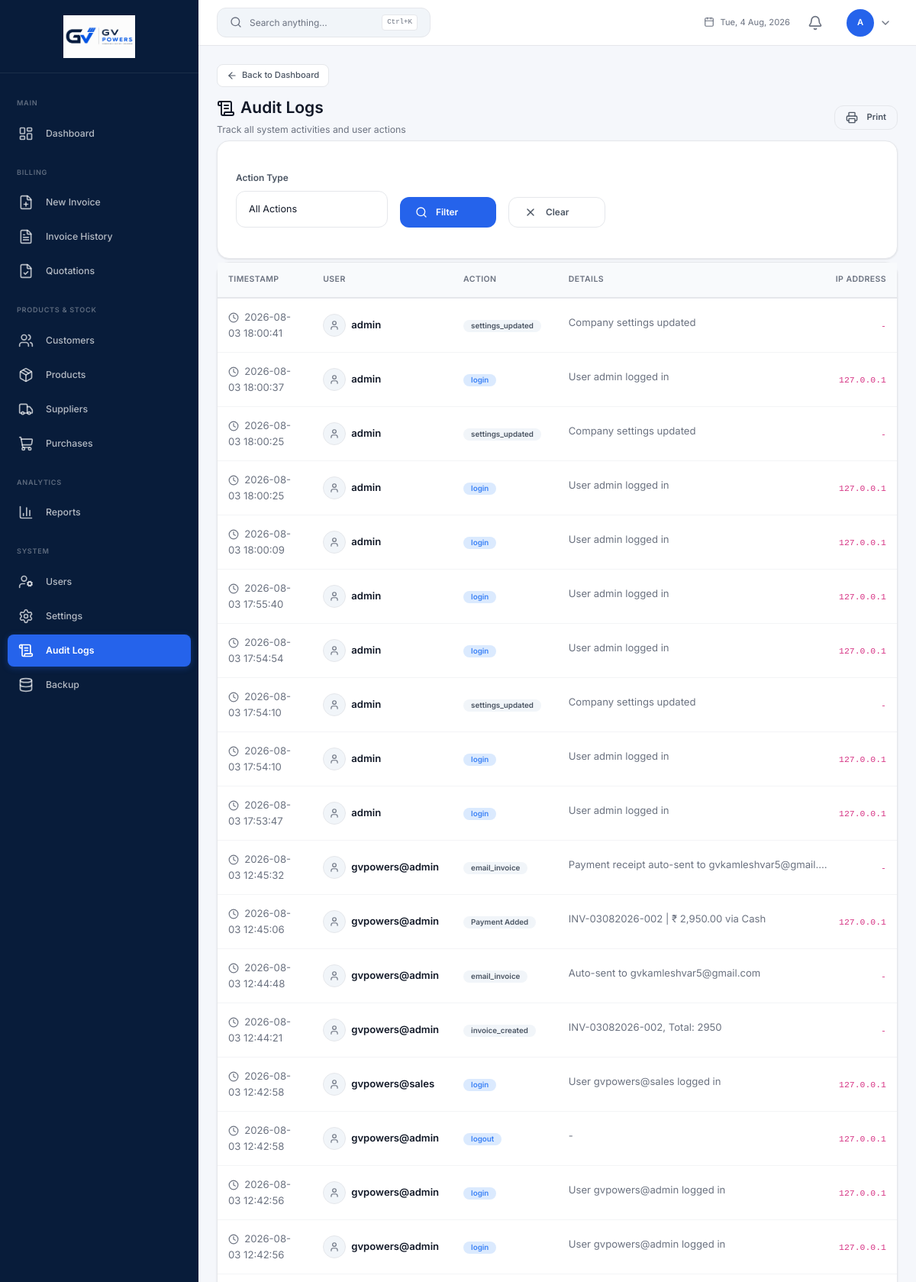
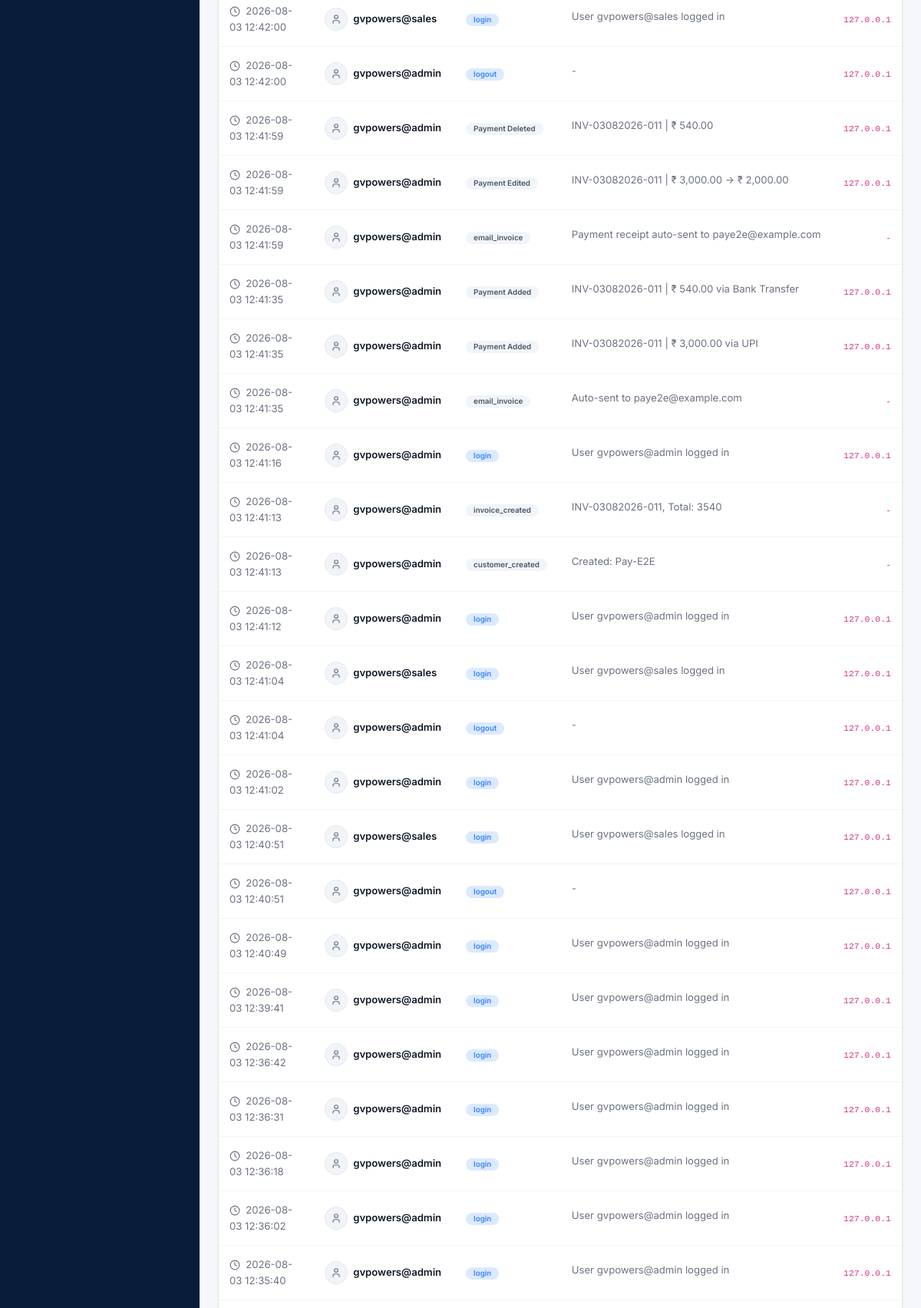
Screenshot of /audit-logs (signed in, upper part) with the database file from the repository (2 pictures, top to bottom).
### app.py (models this page shows, shortened)
class User(UserMixin, db.Model):
    __tablename__ = 'users'
    id = db.Column(db.Integer, primary_key=True)
    username = db.Column(db.String(80), unique=True, nullable=False)
    email = db.Column(db.String(120), unique=True, nullable=False)
    password_hash = db.Column(db.String(256), nullable=False)
    full_name = db.Column(db.String(120), nullable=False)
    role = db.Column(db.String(20), default='staff')
    is_active = db.Column(db.Boolean, default=True)
    last_login = db.Column(db.DateTime)
    created_at = db.Column(db.DateTime, default=datetime.utcnow)
    updated_at = db.Column(db.DateTime, default=datetime.utcnow, onupdate=datetime.utcnow)
    @property
    def is_admin(self): return self.role == 'admin'

class AuditLog(db.Model):
    __tablename__ = 'audit_logs'
    id = db.Column(db.Integer, primary_key=True)
    user_id = db.Column(db.Integer, db.ForeignKey('users.id'))
    action = db.Column(db.String(100), nullable=False)
    entity_type = db.Column(db.String(50))
    entity_id = db.Column(db.Integer)
    details = db.Column(db.Text)
    ip_address = db.Column(db.String(45))
    created_at = db.Column(db.DateTime, default=datetime.utcnow)
    user = db.relationship('User', backref='audit_logs')

### app.py (the view)
@app.route('/audit-logs')
@admin_required
def audit_logs():
    page = request.args.get('page', 1, type=int)
    action_filter = request.args.get('action', '').strip()
    q = AuditLog.query
    if action_filter:
        q = q.filter(AuditLog.action.ilike(f'%{action_filter}%'))
    return render_template('admin/audit_logs.html', logs=q.order_by(desc(AuditLog.created_at)).paginate(page=page, per_page=50), action_filter=action_filter)

### app.py (called while the page is built)
def admin_required(f):
    @wraps(f)
    def decorated(*args, **kwargs):
        if not current_user.is_authenticated: flash('Please log in.', 'warning'); return redirect(url_for('login'))
        if not current_user.is_admin: flash('Admin access required.', 'danger'); return redirect(url_for('index'))
        return f(*args, **kwargs)
    return decorated

@app.before_request
def enforce_role_permissions():
    if not current_user.is_authenticated:
        return
    if current_user.is_admin:
        return
    ep = request.endpoint or ''
    if ep in SALES_ENDPOINTS or ep.startswith('static'):
        return
    flash('You do not have permission to access this page.', 'danger')
    return redirect(url_for('dashboard'))

### templates/admin/audit_logs.html (shortened to what this page needs)
{% extends "layouts/admin_layout.html" %}
{% block back_link %}
<a href="{{ url_for('dashboard') }}" class="ih-back-link"><i data-lucide="arrow-left"></i> Back to Dashboard</a>
{% endblock %}
{% block content %}
<div class="d-flex justify-content-between align-items-center mb-4">
  <div>
    <h4 class="mb-1"><i data-lucide="scroll-text" class="me-2"></i>Audit Logs</h4>
    <small class="text-muted">Track all system activities and user actions</small>
  </div>
  <div class="d-flex gap-2">
    <button class="btn btn-outline-secondary btn-sm" onclick="window.print()">
      <i data-lucide="printer" class="me-1"></i> Print
    </button>
  </div>
</div>
<div class="card mb-4">
  <div class="card-body">
    <form method="GET" action="{{ url_for('audit_logs') }}">
      <div class="row g-3 align-items-end">
        <div class="col-md-3">
          <div class="form-group mb-0">
            <label class="form-label">Action Type</label>
            <select class="form-select" name="action">
              <option value="">All Actions</option>
            </select>
          </div>
        </div>
        <div class="col-md-2">
          <button type="submit" class="btn btn-primary w-100">
            <i data-lucide="search" class="me-1"></i> Filter
          </button>
        </div>
        <div class="col-md-2">
          <a href="{{ url_for('audit_logs') }}" class="btn btn-outline-secondary w-100">
            <i data-lucide="x" class="me-1"></i> Clear
          </a>
        </div>
      </div>
    </form>
  </div>
</div>
<div class="card">
  <div class="card-body p-0">
    <div class="table-responsive">
      <table class="table table-hover align-middle mb-0">
        <thead>
          <tr>
            <th class="ps-3">Timestamp</th>
            <th>User</th>
            <th>Action</th>
            <th>Details</th>
            <th class="text-end pe-3">IP Address</th>
          </tr>
        </thead>
        <tbody>
          {% set log_list = logs.items if logs.items is defined and logs.items else logs %}
          {% for log in log_list %}
          <tr>
            <td class="ps-3 text-muted">
              <i data-lucide="clock" style="width:14px;height:14px;" class="me-1"></i>
              {{ log.created_at.strftime('%Y-%m-%d %H:%M:%S') if log.created_at else '-' }}
            </td>
            <td>
              <div class="d-flex align-items-center">
                <div class="rounded-circle bg-gray d-flex align-items-center justify-content-center me-2" style="width:30px;height:30px;flex-shrink:0;border:1px solid var(--border-color);">
                  <i data-lucide="user" class="text-muted" style="width:14px;height:14px;"></i>
                </div>
                <span class="fw-semibold">{{ log.user.username if log.user else 'System' }}</span>
              </div>
            </td>
            <td>
              {% set action = log.action if log.action is defined else '' %}
              <span class="badge {{ 'badge-info' if action in ['create','Create'] else 'badge-warning' if action in ['update','Update','settings','Settings'] else 'badge-danger' if action in ['delete','Delete'] else 'badge-info' if action in ['login','Login','logout','Logout'] else 'badge-success' if action in ['export','Export','backup','Backup'] else 'badge-secondary' }}">
                {{ action }}
              </span>
            </td>
            <td class="text-muted" style="max-width:350px;">
              <span class="text-truncate d-inline-block" style="max-width:340px;">{{ log.details or '-' }}</span>
            </td>
            <td class="text-end pe-3 text-muted">
              <code>{{ log.ip_address or '-' }}</code>
            </td>
          </tr>
          {% endfor %}
        </tbody>
      </table>
    </div>
  </div>
</div>
{% endblock %}

### templates/layouts/admin_layout.html (shortened to what this page needs)
{% extends "base.html" %}
{% block body %}
<div class="app-wrapper">
    <aside class="sidebar" id="sidebar">
        <div class="sidebar-brand">
            <a href="{{ url_for('dashboard') }}" class="brand-icon-link">
                <img src="{{ url_for('static', filename='img/logo/img.png') }}" alt="GV Powers" class="brand-logo">
            </a>
        </div>
        <nav class="sidebar-nav">
            <div class="sidebar-section-title">Main</div>
            <a href="{{ url_for('dashboard') }}" class="nav-link {% if request.endpoint == 'dashboard' %}active{% endif %}" data-tooltip="Dashboard">
                <i data-lucide="layout-dashboard"></i>
                <span class="nav-text">Dashboard</span>
            </a>
            <div class="sidebar-section-title">Billing</div>
            <a href="{{ url_for('new_invoice') }}" class="nav-link {% if request.endpoint == 'new_invoice' %}active{% endif %}" data-tooltip="New Invoice">
                <i data-lucide="file-plus"></i>
                <span class="nav-text">New Invoice</span>
            </a>
            <a href="{{ url_for('invoice_history') }}" class="nav-link {% if request.endpoint == 'invoice_history' %}active{% endif %}" data-tooltip="Invoice History">
                <i data-lucide="file-text"></i>
                <span class="nav-text">Invoice History</span>
            </a>
            {% if current_user.is_admin %}
            <a href="{{ url_for('quotations_list') }}" class="nav-link {% if request.endpoint in ('quotations_list', 'new_quotation', 'quotation_preview') %}active{% endif %}" data-tooltip="Quotations">
                <i data-lucide="file-check"></i>
                <span class="nav-text">Quotations</span>
            </a>
            <div class="sidebar-section-title">Products &amp; Stock</div>
            <a href="{{ url_for('customers_list') }}" class="nav-link {% if request.endpoint in ('customers_list', 'customer_profile') %}active{% endif %}" data-tooltip="Customers">
                <i data-lucide="users"></i>
                <span class="nav-text">Customers</span>
            </a>
            <a href="{{ url_for('products_list') }}" class="nav-link " data-tooltip="Products">
                <i data-lucide="package"></i>
                <span class="nav-text">Products</span>
            </a>
            <a href="{{ url_for('suppliers_list') }}" class="nav-link {% if request.endpoint == 'suppliers_list' %}active{% endif %}" data-tooltip="Suppliers">
                <i data-lucide="truck"></i>
                <span class="nav-text">Suppliers</span>
            </a>
            <a href="{{ url_for('purchases_list') }}" class="nav-link {% if request.endpoint == 'purchases_list' %}active{% endif %}" data-tooltip="Purchases">
                <i data-lucide="shopping-cart"></i>
                <span class="nav-text">Purchases</span>
            </a>
            <div class="sidebar-section-title">Analytics</div>
            <a href="{{ url_for('reports_page') }}" class="nav-link {% if request.endpoint and 'report' in request.endpoint %}active{% endif %}" data-tooltip="Reports">
                <i data-lucide="bar-chart-3"></i>
                <span class="nav-text">Reports</span>
            </a>
            <div class="sidebar-section-title">System</div>
            <a href="{{ url_for('users_list') }}" class="nav-link {% if request.endpoint in ('users_list', 'profile') %}active{% endif %}" data-tooltip="Users">
                <i data-lucide="user-cog"></i>
                <span class="nav-text">Users</span>
            </a>
            <a href="{{ url_for('settings_page') }}" class="nav-link {% if request.endpoint == 'settings_page' %}active{% endif %}" data-tooltip="Settings">
                <i data-lucide="settings"></i>
                <span class="nav-text">Settings</span>
            </a>
            <a href="{{ url_for('audit_logs') }}" class="nav-link {% if request.endpoint == 'audit_logs' %}active{% endif %}" data-tooltip="Audit Logs">
                <i data-lucide="scroll-text"></i>
                <span class="nav-text">Audit Logs</span>
            </a>
            <a href="{{ url_for('backup_page') }}" class="nav-link {% if request.endpoint == 'backup_page' %}active{% endif %}" data-tooltip="Backup">
                <i data-lucide="database"></i>
                <span class="nav-text">Backup</span>
            </a>
            {% endif %}
        </nav>
    </aside>
    <div class="main-content">
        <header class="top-navbar">
            <button class="search-trigger" onclick="openSearch()" type="button">
                <i data-lucide="search" style="width:16px;height:16px;"></i>
                <span class="search-label">Search anything...</span>
                <kbd>Ctrl+K</kbd>
            </button>
            <div class="navbar-date">
                <i data-lucide="calendar" style="width:14px;height:14px;"></i>
                <span id="navDateDisplay"></span>
            </div>
            <div class="dropdown erp-menu" id="notificationBell" data-erp-menu>
                <button class="btn btn-link text-decoration-none position-relative p-1 erp-menu__trigger" data-erp-trigger aria-expanded="false" style="height:34px;width:34px;border-radius:10px;">
                    <i data-lucide="bell" style="width:20px;height:20px;color:var(--text-muted);"></i>
                </button>
            </div>
            <div class="dropdown erp-menu" data-erp-menu>
                <button class="user-dropdown erp-menu__trigger" data-erp-trigger aria-expanded="false" style="gap:.5rem;height:auto;width:auto;border-radius:12px;padding:.35rem .5rem;border:1px solid transparent;">
                    <div class="user-avatar">{{ current_user.full_name[0] }}</div>
                    <i data-lucide="chevron-down" style="width:16px;height:16px;color:var(--text-muted);"></i>
                </button>
            </div>
        </header>
        <div class="page-content">
            {% block back_link %}{% endblock %}
            {% block content %}{% endblock %}
        </div>
    </div>
</div>
{% endblock %}

### static/css/erp-menu.css (style rules this page uses)
.erp-menu { position: relative; display: inline-flex; }
.erp-menu__trigger { width: 34px; height: 34px; border-radius: 10px; display: inline-flex; align-items: center; justify-content: center; border: 1px solid transparent; background: transparent; color: var(--text-muted, #6b7280); cursor: pointer; transition: background .15s, color .15s, border-color .15s, transform .1s; flex-shrink: 0; }

### rows the page displays
User: full_name "A"
AuditLog: created_at "2026-08-03 18:00:41", user "admin", action "settings_updated", details "Company settings updated", ip_address "-"
AuditLog: created_at "2026-08-03 18:00:37", user "admin", action "login", details "User admin logged in", ip_address "127.0.0.1"
AuditLog: created_at "2026-08-03 18:00:25", user "admin", action "settings_updated", details "Company settings updated", ip_address "-"
AuditLog: created_at "2026-08-03 18:00:25", user "admin", action "login", details "User admin logged in", ip_address "127.0.0.1"
AuditLog: created_at "2026-08-03 18:00:09", user "admin", action "login", details "User admin logged in", ip_address "127.0.0.1"
AuditLog: created_at "2026-08-03 17:55:40", user "admin", action "login", details "User admin logged in", ip_address "127.0.0.1"
AuditLog: created_at "2026-08-03 17:54:54", user "admin", action "login", details "User admin logged in", ip_address "127.0.0.1"
AuditLog: created_at "2026-08-03 17:54:10", user "admin", action "settings_updated", details "Company settings updated", ip_address "-"
AuditLog: created_at "2026-08-03 17:54:10", user "admin", action "login", details "User admin logged in", ip_address "127.0.0.1"
AuditLog: created_at "2026-08-03 17:53:47", user "admin", action "login", details "User admin logged in", ip_address "127.0.0.1"
AuditLog: created_at "2026-08-03 12:45:32", user "gvpowers@admin", action "email_invoice", details "Payment receipt auto-sent to gvkamleshvar5@gmail.…", ip_address "-"
AuditLog: created_at "2026-08-03 12:45:06", user "gvpowers@admin", action "Payment Added", details "INV-03082026-002 | ₹ 2,950.00 via Cash", ip_address "127.0.0.1"
AuditLog: created_at "2026-08-03 12:44:48", user "gvpowers@admin", action "email_invoice", details "Auto-sent to gvkamleshvar5@gmail.com", ip_address "-"
AuditLog: created_at "2026-08-03 12:44:21", user "gvpowers@admin", action "invoice_created", details "INV-03082026-002, Total: 2950", ip_address "-"
AuditLog: created_at "2026-08-03 12:42:58", user "gvpowers@sales", action "login", details "User gvpowers@sales logged in", ip_address "127.0.0.1"
AuditLog: created_at "2026-08-03 12:42:58", user "gvpowers@admin", action "logout", details "-", ip_address "127.0.0.1"
AuditLog: created_at "2026-08-03 12:42:56", user "gvpowers@admin", action "login", details "User gvpowers@admin logged in", ip_address "127.0.0.1"
AuditLog: created_at "2026-08-03 12:42:56", user "gvpowers@admin", action "login", details "User gvpowers@admin logged in", ip_address "127.0.0.1"
AuditLog: created_at "2026-08-03 12:42:00", user "gvpowers@sales", action "login", details "User gvpowers@sales logged in", ip_address "127.0.0.1"
AuditLog: created_at "2026-08-03 12:42:00", user "gvpowers@admin", action "logout", details "-", ip_address "127.0.0.1"
AuditLog: created_at "2026-08-03 12:41:59", user "gvpowers@admin", action "Payment Deleted", details "INV-03082026-011 | ₹ 540.00", ip_address "127.0.0.1"
AuditLog: created_at "2026-08-03 12:41:59", user "gvpowers@admin", action "Payment Edited", details "INV-03082026-011 | ₹ 3,000.00 -> ₹ 2,000.00", ip_address "127.0.0.1"
AuditLog: created_at "2026-08-03 12:41:59", user "gvpowers@admin", action "email_invoice", details "Payment receipt auto-sent to paye2e@example.com", ip_address "-"
AuditLog: created_at "2026-08-03 12:41:35", user "gvpowers@admin", action "Payment Added", details "INV-03082026-011 | ₹ 540.00 via Bank Transfer", ip_address "127.0.0.1"
AuditLog: created_at "2026-08-03 12:41:35", user "gvpowers@admin", action "Payment Added", details "INV-03082026-011 | ₹ 3,000.00 via UPI", ip_address "127.0.0.1"
AuditLog: created_at "2026-08-03 12:41:35", user "gvpowers@admin", action "email_invoice", details "Auto-sent to paye2e@example.com", ip_address "-"
AuditLog: created_at "2026-08-03 12:41:16", user "gvpowers@admin", action "login", details "User gvpowers@admin logged in", ip_address "127.0.0.1"
AuditLog: created_at "2026-08-03 12:41:13", user "gvpowers@admin", action "invoice_created", details "INV-03082026-011, Total: 3540", ip_address "-"
AuditLog: created_at "2026-08-03 12:41:13", user "gvpowers@admin", action "customer_created", details "Created: Pay-E2E", ip_address "-"
AuditLog: created_at "2026-08-03 12:41:12", user "gvpowers@admin", action "login", details "User gvpowers@admin logged in", ip_address "127.0.0.1"
AuditLog: created_at "2026-08-03 12:41:04", user "gvpowers@sales", action "login", details "User gvpowers@sales logged in", ip_address "127.0.0.1"
AuditLog: created_at "2026-08-03 12:41:04", user "gvpowers@admin", action "logout", details "-", ip_address "127.0.0.1"
AuditLog: created_at "2026-08-03 12:41:02", user "gvpowers@admin", action "login", details "User gvpowers@admin logged in", ip_address "127.0.0.1"
AuditLog: created_at "2026-08-03 12:40:51", user "gvpowers@sales", action "login", details "User gvpowers@sales logged in", ip_address "127.0.0.1"
AuditLog: created_at "2026-08-03 12:40:51", user "gvpowers@admin", action "logout", details "-", ip_address "127.0.0.1"
AuditLog: created_at "2026-08-03 12:40:49", user "gvpowers@admin", action "login", details "User gvpowers@admin logged in", ip_address "127.0.0.1"
AuditLog: created_at "2026-08-03 12:39:41", user "gvpowers@admin", action "login", details "User gvpowers@admin logged in", ip_address "127.0.0.1"
AuditLog: created_at "2026-08-03 12:36:42", user "gvpowers@admin", action "login", details "User gvpowers@admin logged in", ip_address "127.0.0.1"
AuditLog: created_at "2026-08-03 12:36:31", user "gvpowers@admin", action "login", details "User gvpowers@admin logged in", ip_address "127.0.0.1"
AuditLog: created_at "2026-08-03 12:36:18", user "gvpowers@admin", action "login", details "User gvpowers@admin logged in", ip_address "127.0.0.1"
AuditLog: created_at "2026-08-03 12:36:02", user "gvpowers@admin", action "login", details "User gvpowers@admin logged in", ip_address "127.0.0.1"
AuditLog: created_at "2026-08-03 12:35:40", user "gvpowers@admin", action "login", details "User gvpowers@admin logged in", ip_address "127.0.0.1"
